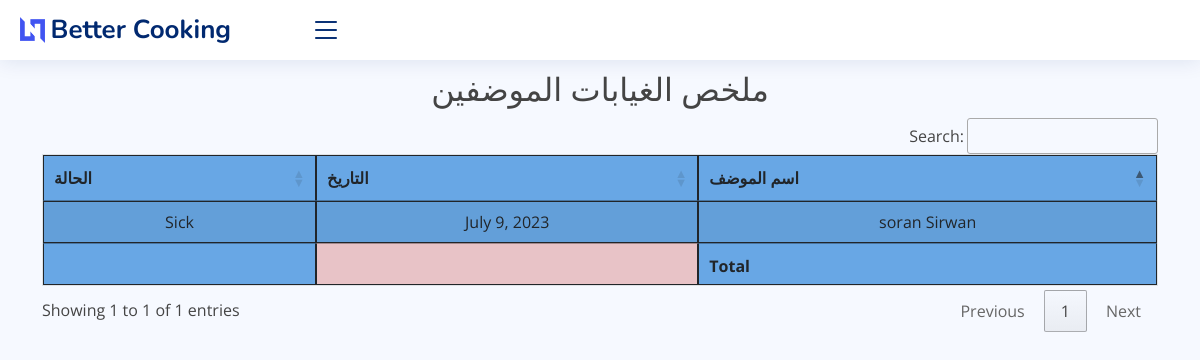
Before: /attendance_list/ with the older database file.
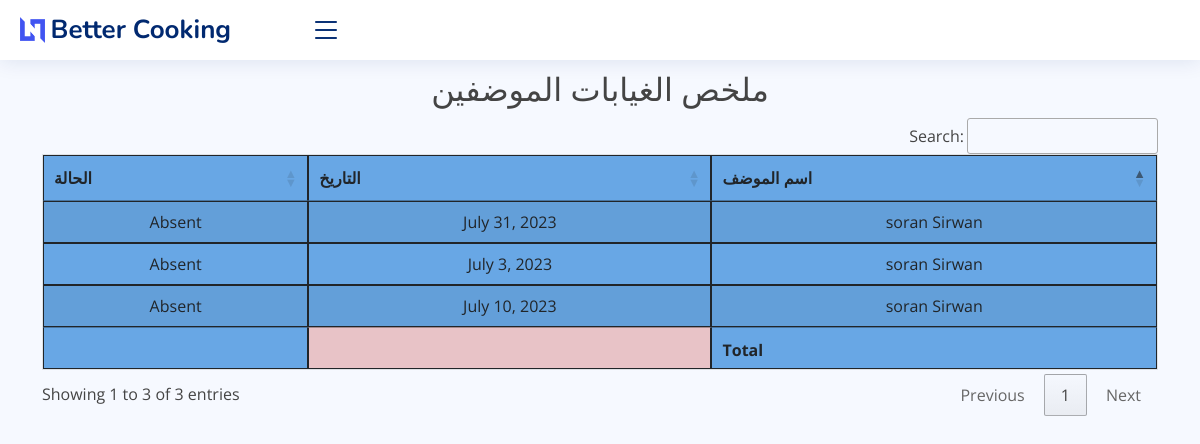
After: the same page with the newer database file.
### core/models.py (models this page shows, shortened)
class Attendance(models.Model):
    employee = models.ForeignKey(Employee, on_delete=models.CASCADE)
    date = models.DateField(default=datetime.now)
    status = models.CharField(max_length=30, choices=(
        ('Present', 'Present'),
        ('Absent', 'Absent'),
        ('Late', 'Late'),
        ('Sick', 'Sick'),
    ))
    note = models.TextField(blank=True)
    class Meta:
        verbose_name_plural = ' الغيابات'

class Employee(models.Model):
    first_name = models.CharField(max_length=50)
    last_name = models.CharField(max_length=50)
    birthdate = models.DateField()
    phone_number = models.CharField(max_length=20)
    relative_phone_number = models.CharField(max_length=20)
    hire_date = models.DateField()
    job_title = models.CharField(max_length=50)
    department = models.CharField(max_length=50)
    def __str__(self):
        return f"{self.first_name} {self.last_name}"
    class Meta:
        verbose_name_plural = ' الموظفون'

### core/views.py (the view)
# urls.py: path('attendance_list/', views.attendance_list, name='attendance_list'),
def attendance_list(request):
    attendances = Attendance.objects.all()
    return render(request, 'core/reports/attendance_list.html', {'attendances': attendances})

### core/templates/core/reports/attendance_list.html (shortened to what this page needs)
{% extends 'core/base.html' %}
{% block content %}
    <br>
    <br> <br>
 <h2 class="text-center"> ملخص الغيابات الموضفين </h2>
    <table id="absent" class="table table-striped" style="background-color: #68a7e5">
        <thead>
        <tr>
            <th>اسم الموضف</th>
            <th>التاریخ</th>
            <th>الحالة</th>
        </tr>
        </thead>
        <tbody>
        {% for i in  attendances %}
            <tr>
                <td>{{ i.employee }}</td>
                <td>{{ i.date }}</td>
                <td>{{ i.status}}</td>
            </tr>
        {% endfor %}
        </tbody>
        <tfoot>
        <th></th>
        <th style="background-color: #e8c3c7"></th>
         <th></th>
        </tfoot>
    </table>
{% endblock %}

### core/templates/core/base.html (shortened to what this page needs)
{% load static %}
<!DOCTYPE html>
<html lang="en">
{% include 'core/head.html' %}
<body>
<header id="header" class="header fixed-top d-flex align-items-center">
    <div class="d-flex align-items-center justify-content-between">
        <a href="{% url 'index' %}" class="logo d-flex align-items-center">
            <img src="{% static 'core/assets/img/logo.png' %}" alt="">
            <span class="d-none d-lg-block">Better Cooking</span>
        </a>
        <i class="bi bi-list toggle-sidebar-btn"></i>
    </div>
</header>
<div class="container">
    {% block content %}
    {% endblock %}
</div>
<link rel="stylesheet" type="text/css" href="https://cdn.datatables.net/1.11.5/css/jquery.dataTables.css">
</body>
</html>

### core/templates/core/head.html (shortened to what this page needs)
{% load static %}
<head>
    <link href="{% static 'core/assets/vendor/bootstrap/css/bootstrap.min.css' %}" rel="stylesheet">
    <link href="{% static 'core/assets/vendor/bootstrap-icons/bootstrap-icons.css' %}" rel="stylesheet">
    <link href="{% static 'core/assets/vendor/boxicons/css/boxicons.min.css' %}" rel="stylesheet">
    <link href="{% static 'core/assets/vendor/quill/quill.snow.css' %}" rel="stylesheet">
    <link href="{% static 'core/assets/vendor/quill/quill.bubble.css' %}" rel="stylesheet">
    <link href="{% static 'core/assets/vendor/remixicon/remixicon.css' %}" rel="stylesheet">
    <link href="{% static 'core/assets/vendor/simple-datatables/style.css' %}" rel="stylesheet">
    <link href="{% static 'core/assets/css/style.css' %}" rel="stylesheet">
    <link rel="stylesheet" type="text/css" href="https://cdn.datatables.net/1.12.1/css/jquery.dataTables.min.css">
    <link rel="stylesheet" type="text/css" href="https://cdn.datatables.net/datetime/1.1.2/css/dataTables.dateTime.min.css">
</head>

### static/core/assets/css/style.css (style rules this page uses)
:root { scroll-behavior: smooth; }
body { font-family: "Open Sans", sans-serif; background: #f6f9ff; color: #444444; }
a { color: #4154f1; text-decoration: none; }
h1, h2, h3, h4, h5, h6 { font-family: "Nunito", sans-serif; }
.logo { line-height: 1; }
@media (min-width: 1200px) { .logo { width: 280px; } }
.logo img { max-height: 26px; margin-right: 6px; }
.logo span { font-size: 26px; font-weight: 700; color: #012970; font-family: "Nunito", sans-serif; }
.header { transition: all 0.5s; z-index: 997; height: 60px; box-shadow: 0px 2px 20px rgba(1, 41, 112, 0.1); background-color: #fff; padding-left: 20px; }
.header .toggle-sidebar-btn { font-size: 32px; padding-left: 10px; cursor: pointer; color: #012970; }

Changed rows visible on the page:
removed Attendance: employee "soran Sirwan", date "July 9, 2023", status "Sick"
added Attendance: employee "soran Sirwan", date "July 31, 2023", status "Absent"
added Attendance: employee "soran Sirwan", date "July 3, 2023", status "Absent"
added Attendance: employee "soran Sirwan", date "July 10, 2023", status "Absent"
Other visible differences:
text written by a page script: "Search: Showing 1 to 1 of 1 entries Previous 1 Next" → "Search: Showing 1 to 3 of 3 entries Previous 1 Next"
